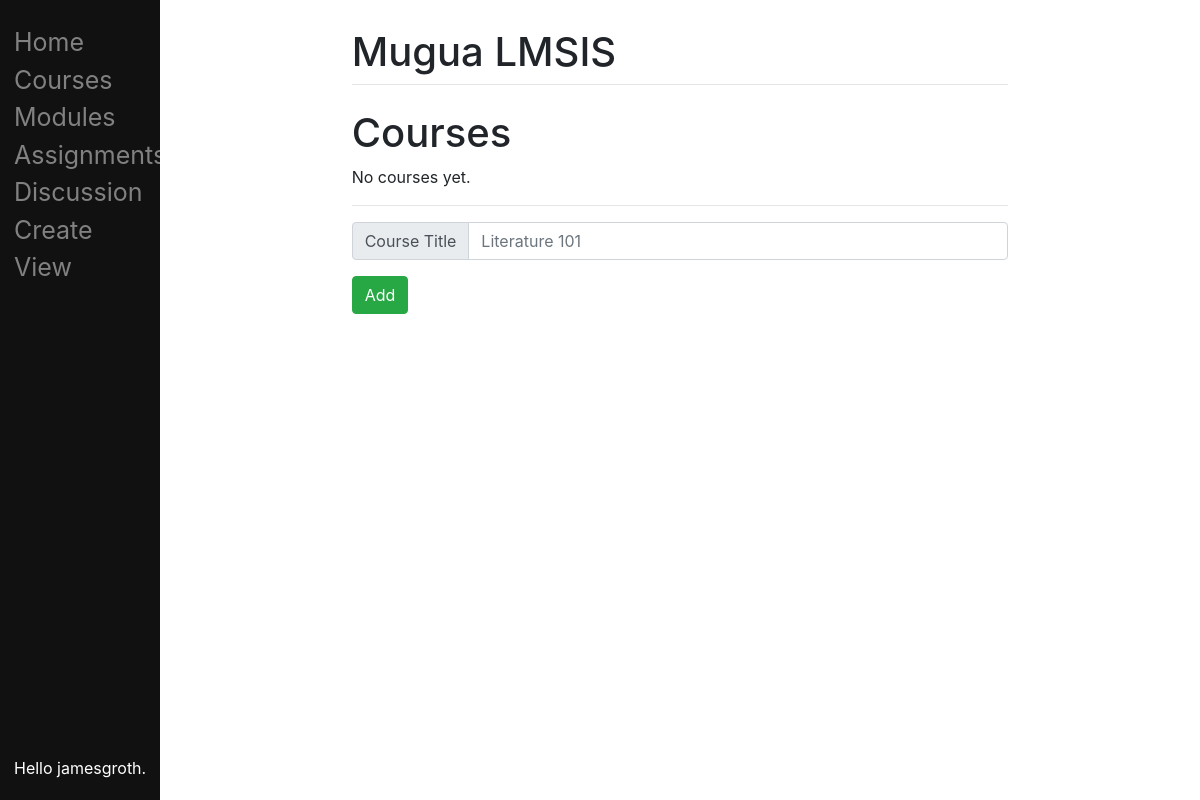
The app's page /courses/ (signed in), older data.
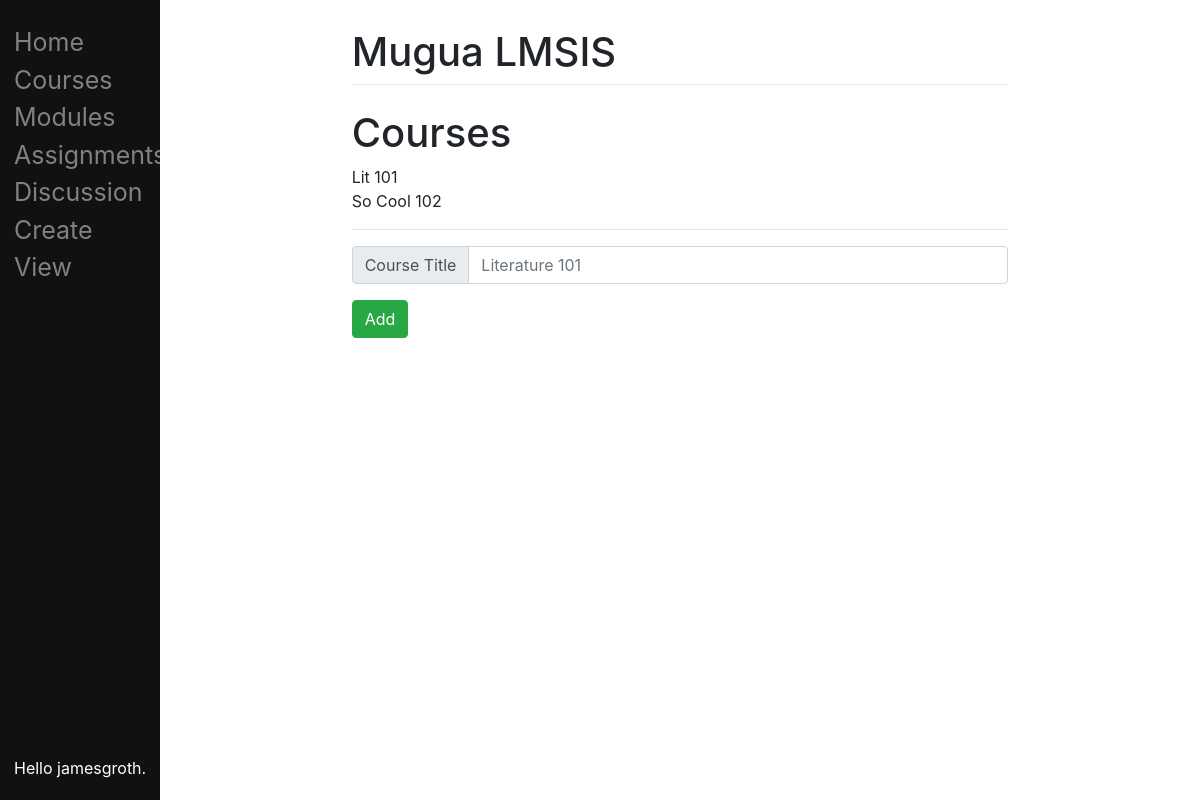
The same page, newer data.
### main/models.py (models this page shows, shortened)
class Course(models.Model):
    title = models.CharField(max_length=200, null=True)
    teacher = models.ForeignKey(User, on_delete=models.CASCADE, related_name="teacherscourse", null=True)

### main/views.py (the view)
# urls.py: path("courses/", views.courses, name="courses"),
def courses(response):
    if response.method == "POST":
        form = CreateCourse(response.POST)
        if form.is_valid():
            title = form.cleaned_data["title"]
            c = Course(title=title)
            c.save()
            response.user.teacherscourse.add(c)
            return HttpResponseRedirect("/courses")
    else:
        form = CreateCourse()
    return render(response, "main/courses.html", {"teacherscourse": response.user.teacherscourse})

### main/templates/main/courses.html (shortened to what this page needs)
{% extends "main/base.html" %}
{% block content %}
<h1>Courses</h1>
{% if not teacherscourse.all %}
<p>No courses yet.</p>
{% else %}
    {% for course in teacherscourse.all %}
{{course.title}}<br />
    {% endfor %}
{% endif %}
<hr />
<form method="post" action="#">
    <div class="container">
        <div class="row mb-3">
            <div class="input-group">
                <div class="input-group-prepend">
                    <div class="input-group-text">Course Title</div>
                </div>
                <input type="text" name="title" class="form-control" id="inlineFormInputGroupUsername" placeholder="Literature 101" required>
            </div>
        </div>
        <div class="row mb-1">
            <button type="submit" name="addCourse" value="addCourse" class="btn btn-success">Add</button>
        </div>
    </div>
</form>
{% endblock %}

### main/templates/main/base.html (shortened to what this page needs)
<!DOCTYPE html>
<html lang="en">
<head>
    <link rel="stylesheet" href="https://cdn.jsdelivr.net/npm/bootstrap@4.3.1/dist/css/bootstrap.min.css">
    {% load static %}
    <link rel="stylesheet" type="text/css" href="{% static 'main/styles.css' %}" />
</head>
<body>
    <div class="d-flex flex-column sidenav">
        <div class="p-1">
            <a href="/">Home</a>
            <a href="/courses">Courses</a>
            <a href="/modules">Modules</a>
            <a href="/assignments">Assignments</a>
            <a href="/discuss">Discussion</a>
            <a href="/create">Create</a>
            <a href="/view">View</a>
        </div>
        {% if user.is_authenticated %}
        <div class="mt-auto p-1 userinfo">
            <p>Hello {{user.get_username}}.</p>
        </div>
        {% endif %}
    </div>
    <div class="main" id="content" name="content">
        <div class="row justify-content-center">
            <div class="col-8">
                <h1 class="mt-2">Mugua LMSIS</h1>
                <hr class="mt-0 mb-4" />
                {% block content %}
                {% endblock %}
            </div>
        </div>
</body>
</html>

### main/static/main/styles.css (style rules this page uses)
.sidenav { height: 100%; width: 160px; position: fixed; z-index: 1; top: 0; left: 0; background-color: #111; overflow-x: hidden; padding-top: 20px; padding-left: 10px; }
.sidenav a { text-decoration: none; color: #818181; font-size: 25px; display: block; }
.userinfo { color: #fff; }
.main { margin-left: 160px; padding: 20px; }

Row changes from the older to the newer data that the page shows:
added Course: title "Lit 101"
added Course: title "So Cool 102"
Text that changed along with them:
text no longer shown: "No courses yet."
